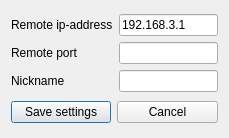
<?xml version="1.0" encoding="UTF-8"?>
<ui version="4.0">
 <class>DialogSettings</class>
 <widget class="QDialog" name="DialogSettings">
  <property name="geometry">
   <rect>
    <x>0</x>
    <y>0</y>
    <width>229</width>
    <height>138</height>
   </rect>
  </property>
  <property name="windowTitle">
   <string>Dialog</string>
  </property>
  <layout class="QGridLayout" name="gridLayout_2">
   <item row="0" column="0" colspan="2">
    <layout class="QGridLayout" name="gridLayout">
     <item row="1" column="0">
      <widget class="QLabel" name="labelRemoteAddress">
       <property name="text">
        <string>Remote ip-address</string>
       </property>
      </widget>
     </item>
     <item row="2" column="1">
      <widget class="QLineEdit" name="lineEditRemotePort"/>
     </item>
     <item row="3" column="1">
      <widget class="QLineEdit" name="lineEditNickname"/>
     </item>
     <item row="1" column="1">
      <widget class="QLineEdit" name="lineEditRemoteIpAddress">
       <property name="text">
        <string>192.168.3.1</string>
       </property>
      </widget>
     </item>
     <item row="2" column="0">
      <widget class="QLabel" name="labelRemotePort">
       <property name="text">
        <string>Remote port</string>
       </property>
      </widget>
     </item>
     <item row="3" column="0">
      <widget class="QLabel" name="labelNickname">
       <property name="text">
        <string>Nickname</string>
       </property>
      </widget>
     </item>
    </layout>
   </item>
   <item row="1" column="0">
    <widget class="QPushButton" name="pushButtonSaveSettings">
     <property name="text">
      <string>Save settings</string>
     </property>
    </widget>
   </item>
   <item row="1" column="1">
    <widget class="QPushButton" name="pushButtonCancel">
     <property name="text">
      <string>Cancel</string>
     </property>
    </widget>
   </item>
  </layout>
 </widget>
 <resources/>
 <connections/>
</ui>
